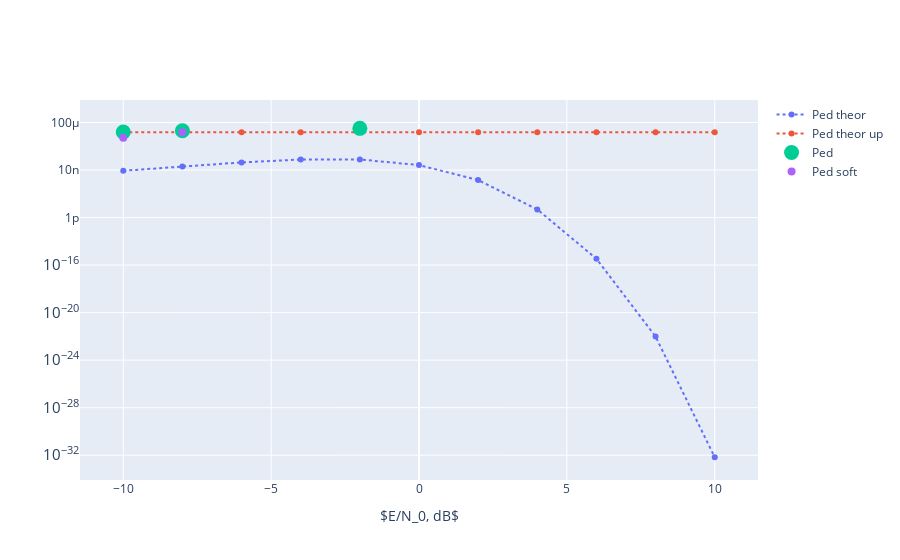

The code cell stored with this chart in its notebook:
### Markdown cell above
#### График вероятности ошибки декодирования

### Code cell
fig = go.Figure()
fig.add_trace(go.Scatter(x=SNRdB, y=dict_Pe['Ped_theor'], line=dict(dash='dot'), name='Ped theor'))
fig.add_trace(go.Scatter(x=SNRdB, y=dict_Pe['Ped_theor_up'], line=dict(dash='dot'), name='Ped theor up'))
fig.add_trace(go.Scatter(x=SNRdB, y=dict_Pe['Ped'], mode='markers', marker=dict(size=15), name='Ped'))
fig.add_trace(go.Scatter(x=SNRdB, y=dict_Pe['Ped_soft'], mode='markers', marker=dict(size=8), name='Ped soft'))
fig.update_layout(xaxis_title='$E/N_0, dB$', yaxis_type="log")
fig.show()

### Figure 1 — Plotly figure (JSON) as saved in the notebook; plotly's stock layout.template omitted (floating-point values rounded to 4 significant figures)
{"data": [{"line": {"dash": "dot"}, "name": "Ped theor", "type": "scatter", "x": [-10, -8, -6, -4, -2, 0, 2, 4, 6, 8, 10], "y": [8.718e-09, 2.005e-08, 4.381e-08, 7.656e-08, 7.727e-08, 2.63e-08, 1.423e-09, 4.859e-12, 3.406e-16, 9.616e-23, 6.74e-33]}, {"line": {"dash": "dot"}, "name": "Ped theor up", "type": "scatter", "x": [-10, -8, -6, -4, -2, 0, 2, 4, 6, 8, 10], "y": [1.526e-05, 1.526e-05, 1.526e-05, 1.526e-05, 1.526e-05, 1.526e-05, 1.526e-05, 1.526e-05, 1.526e-05, 1.526e-05, 1.526e-05]}, {"marker": {"size": 15}, "mode": "markers", "name": "Ped", "type": "scatter", "x": [-10, -8, -6, -4, -2, 0, 2, 4, 6, 8, 10], "y": [1.594e-05, 2.045e-05, 0, 0, 3.206e-05, 0, 0, 0, 0, 0, 0]}, {"marker": {"size": 8}, "mode": "markers", "name": "Ped soft", "type": "scatter", "x": [-10, -8, -6, -4, -2, 0, 2, 4, 6, 8, 10], "y": [5.313e-06, 1.533e-05, 0, 0, 0, 0, 0, 0, 0, 0, 0]}], "layout": {"autosize": true, "xaxis": {"autorange": true, "range": [-11.31, 11.31], "showspikes": false, "title": {"text": "$E/N_0, dB$"}, "type": "linear"}, "yaxis": {"autorange": true, "range": [-34.25, -1.74], "showspikes": false, "type": "log"}}}
